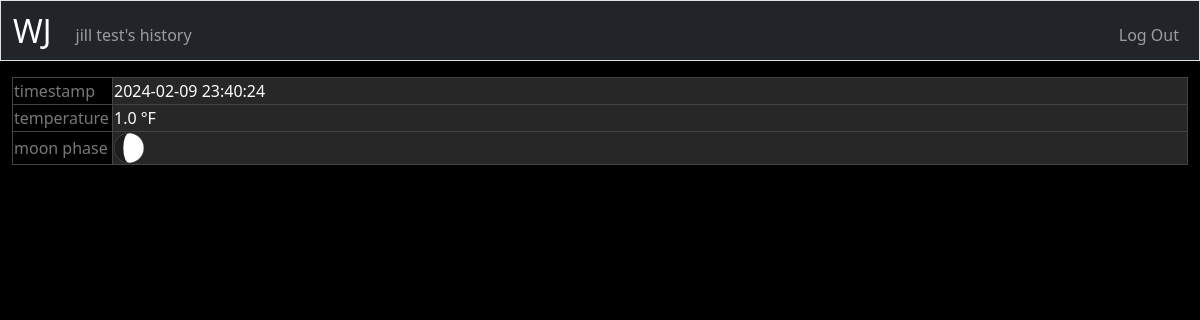
Page /history (signed in) on the earlier database version.
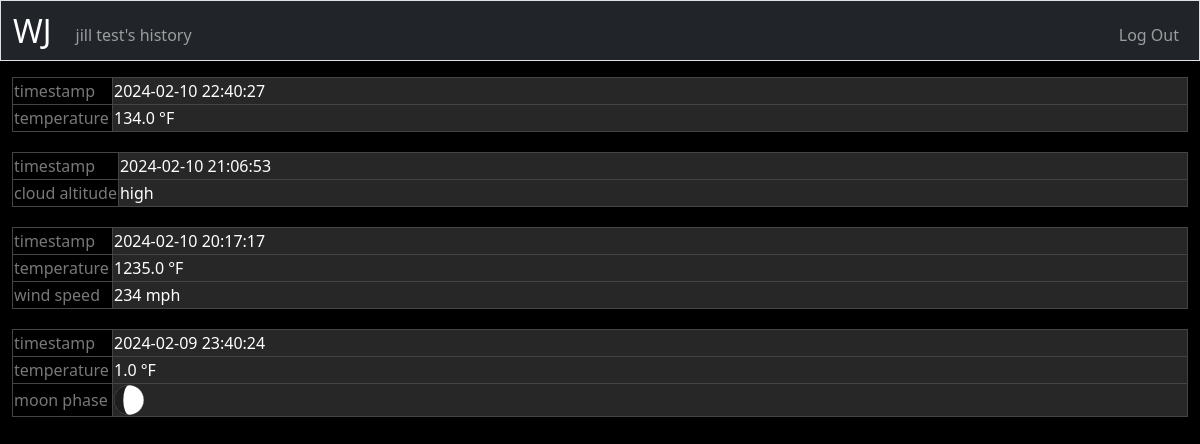
Same page on the later database version.
### tables this page shows
CREATE TABLE weather_entries (
    id INTEGER PRIMARY KEY,
    user_id INTEGER NOT NULL,
    temp REAL,
    wind_speed INTEGER,
    wind_direction TEXT CHECK(wind_direction IN ('E', 'ESE', 'SE', 'SSE', 'S', 'SSW', 'SW', 'WSW', 'W', 'WNW', 'NW', 'NNW', 'N', 'NNE', 'NE', 'ENE')),
    air_notes TEXT,
    humidity INTEGER CHECK(humidity >= 0 AND humidity <= 100),
    cloud_coverage INTEGER CHECK(cloud_coverage >= 0 AND cloud_coverage <= 100),
    cloud_speed TEXT CHECK(cloud_speed IN ('still', 'slow', 'med', 'fast')),
    cloud_direction TEXT CHECK(cloud_direction IN ('E', 'ESE', 'SE', 'SSE', 'S', 'SSW', 'SW', 'WSW', 'W', 'WNW', 'NW', 'NNW', 'N', 'NNE', 'NE', 'ENE')), 
    cloud_altitude TEXT CHECK(cloud_altitude IN ('high', 'med', 'low')),
    precipitation TEXT CHECK(precipitation IN ('fog', 'rain (barely)', 'rain (light)', 'rain (moderate)', 'rain (heavy)', 'sleet', 'hail', 'snow (light)', 'snow (moderate)', 'snow (heavy)')),
    water_notes TEXT,
       moon_phase INTEGER CHECK(moon_phase >= 1 AND moon_phase <= 28),
    bio_notes TEXT,
    log_time DATETIME DEFAULT CURRENT_TIMESTAMP,
    FOREIGN KEY(user_id) REFERENCES users(id)
);

### app.py (the view)
@app.route("/history", methods=["GET", "POST"])
@login_required  # only logged-in users can access this route.
def history():
    if request.method == "POST":  # redirects back to the history page, perhaps for refreshing
        return redirect("/history")
    else:  # Retrieve weather entries for the logged-in user, ordered by most recent first.
        entries = db.execute("SELECT * FROM weather_entries WHERE user_id = ? ORDER BY log_time DESC", session["user_id"])
        for entry in entries:
            log_time_gmt = datetime.fromisoformat(entry["log_time"])
            log_time_gmt = pytz.timezone('GMT').localize(log_time_gmt)
            log_time_est = log_time_gmt.astimezone(pytz.timezone('America/New_York'))
            entry["log_time"] = log_time_est.strftime('%Y-%m-%d %H:%M:%S')
    return render_template("history.html", entries=entries)

### app.py (called while the page is built, shortened)
@app.after_request
def after_request(response):
    return response

@app.context_processor
def inject_user_details():
    if "user_id" in session:
        username = db.execute("SELECT username FROM users WHERE id = ?", session["user_id"])[0]['username']
        return dict(username=username)
    else:
        return dict(username=None)

### helpers.py (called while the page is built)
def login_required(f):
    @wraps(f)  # Preserve the original function's metadata
    def decorated_function(*args, **kwargs):
        if session.get("user_id") is None:  # Check if user is not logged in.
            return redirect("/login")  # Redirect to login page if not logged in.
        return f(*args, **kwargs)  # Call the original function if logged in.
    return decorated_function  # Return the wrapped function.

### templates/history.html (shortened to what this page needs)
{% extends "layout.html" %}
{% block main %}
    {% for entry in entries %}
    <table class="entry-table">
        <tr>
            <td>timestamp</td>
            <td>{{ entry.log_time }}</td>
        </tr>
        {% if entry.temp %}
        <tr>
            <td>temperature</td>
            <td>{{ entry.temp }} °F</td>
        </tr>
        {% endif %}
        {% if entry.wind_speed %}
        <tr>
            <td>wind speed</td>
            <td>{{ entry.wind_speed }} mph</td>
        </tr>
        {% endif %}
        {% if entry.cloud_altitude %}
        <tr>
            <td>cloud altitude</td>
            <td>{{ entry.cloud_altitude }}</td>
        </tr>
        {% endif %}
        {% if entry.moon_phase %}
            <tr>
                <td>moon phase</td>
                <td><img src="{{ 'static/moon_images/' + (entry.moon_phase|string) + '.svg' }}" style="width:30px; height:30px;" alt="{{ entry.moon_phase }}"></td>
            </tr>
        {% endif %}
    </table>
    {% endfor %}
{% endblock %}

Differences in the rows shown:
added weather_entries: log_time "2024-02-10 22:40:27", temp "134.0"
added weather_entries: log_time "2024-02-10 21:06:53", cloud_altitude "high"
added weather_entries: log_time "2024-02-10 20:17:17", temp "1235.0", wind_speed "234"
